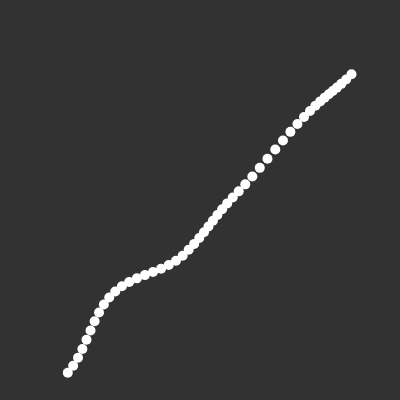
Frame 1 (no input)
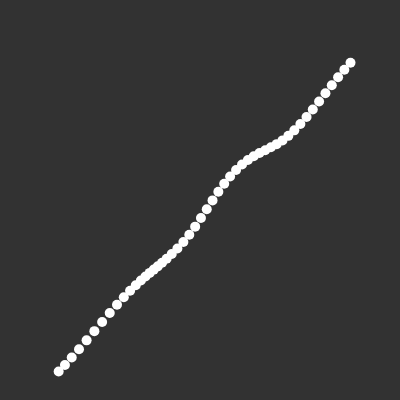
Frame 60 (no input)
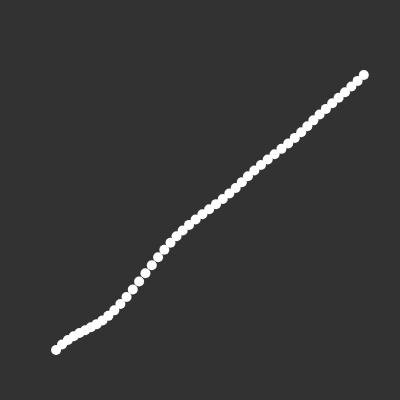
Frame 120 (the mouse pressed at the canvas centre since frame 60)

The p5.js sketch that drew these frames (run headless with seeded random() and noise() and a simulated clock; from frame 60 on, the mouse is pressed at the canvas centre):

// p5.js sketch
// ── sketch.js
// draws a rectangle, where you tell it to!

var freq_slider;
var amplitude_slider;
var time_slider;

var startX = 50;
var startY = 350;
var endX = 350;
var endY = 50;

var t = 0;

function setup() {
	createCanvas(400, 400);


	createP('Frequency');
	freq_slider = createSlider(0, 500, 50);
	createP('Amplitude');
	amplitude_slider = createSlider(0, 100, 50);
	createP('Time Speed');
	time_slider = createSlider(0, 100, 50);


}


function draw() {
	background(50);
	ellipseMode(CENTER);

	var frequency = freq_slider.value() / 10;
	var amplitude = amplitude_slider.value() / 100;
	var timeStep = time_slider.value()/ 1000;

	t+=timeStep;
	noiseDetail(1, .5);



	fill(255);
	noStroke();
	for(i = 0; i < 1; i+=.02) {
		var x = lerp(startX, endX, i);
		var y = lerp(startY, endY, i);
		var offsetX = noise(i * frequency + t) * amplitude * 100;
		var offsetY = noise(i * frequency + t, 100) * amplitude * 100;

		ellipse(x + offsetX, y + offsetY, 10, 10);
	}



}
